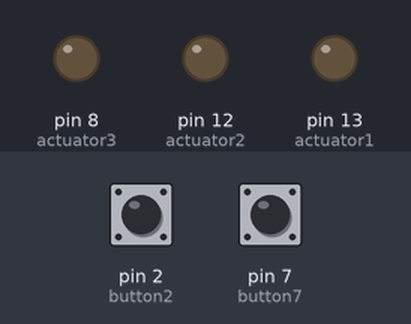
Simulated run of this sketch. Board: Arduino Uno, built with avr-gcc and run on an emulated ATmega328P. Shown: output pins drawn as LEDs (lit = HIGH). Dashed ring = blinking. Inputs (shaded band) come from the test bench; at power-on: pin 2 (button2) LOW, pin 7 (button7) LOW.

Above: at 1.2 s.
1.3 s: pin 2 (button2) pulled HIGH for 0.15 s
At 2.35 s:
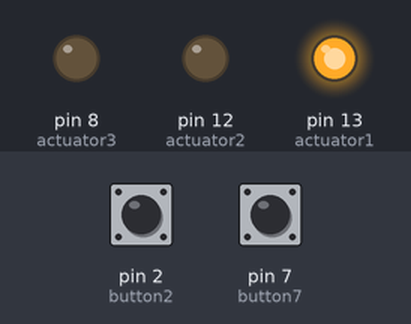
At 3.25 s:
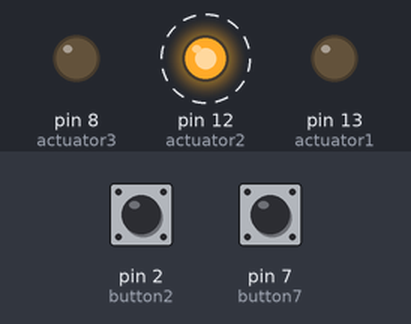
Timing chart, 0 to 10.4 s (numbered marks = the images above; inputs shaded):
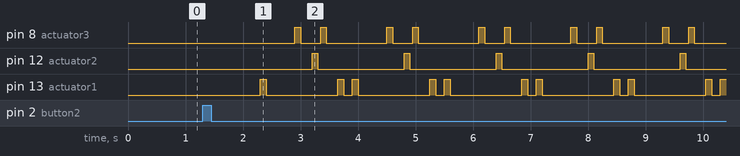

The sketch:

DrumPrototype.ino
```cpp
/*
  Jazzberry Pi Prototype (Built with Arduino)
  Team: 3Ten
  Members: Matthew Allemand, James Ostarly, William Williamson
*/

int actuator1 = 13;
int actuator2 = 12;
int actuator3 = 8;
int button2 = 2;
int button7 = 7;
int striketime = 100;

int fastbeat = 0;
int midbeat = 0;
int slowbeat = 0;
int beat = 0;

int resttime = 1000;
int counter = 1;
boolean stateB1;
boolean stateB2;

// the setup function runs once when you press reset or power the board
void setup() {
  // initialize digital pin LED_BUILTIN as an output.
  pinMode(actuator1, OUTPUT);
  pinMode(actuator2, OUTPUT);
  pinMode(actuator3, OUTPUT);
  pinMode(button2, INPUT);
  pinMode(button7, INPUT);

  // set the delay times
  fastbeat = 150 - striketime;
  midbeat = 300 - striketime;
  slowbeat = 600 - striketime;

}

// the loop function runs over and over again forever
void loop() {
  digitalWrite(actuator1, LOW);
  digitalWrite(actuator2, LOW);
  digitalWrite(actuator3, LOW);
  beat = midbeat;
  delay(striketime);

  int button2_state = digitalRead(button2);
  int button7_state = digitalRead(button7);

  if(button2_state == HIGH) {
    stateB2 = false;
    if (stateB1) {
      stateB1 = false;
    } else {
      stateB1 = true;
    }
    delay(resttime);
  }

  if(button7_state == HIGH) {
    stateB1 = false;
    if (stateB2) {
      stateB2 = false;
    } else {
      stateB2 = true;
    }
    delay(resttime);
  }

  if (stateB1) {
      beat1();
  }

  if (stateB2) {
      beat2();
  }

}

void beat1() {
     digitalWrite(actuator1, HIGH);
     delay(striketime);
     digitalWrite(actuator1, LOW);
     delay(slowbeat);
     digitalWrite(actuator3, HIGH);
     delay(striketime);
     digitalWrite(actuator3, LOW);
     delay(midbeat);
     digitalWrite(actuator2, HIGH);
     delay(striketime);
     digitalWrite(actuator2, LOW);
     delay(fastbeat);
     digitalWrite(actuator3, HIGH);
     delay(striketime);
     digitalWrite(actuator3, LOW);
     delay(midbeat);
     digitalWrite(actuator1, HIGH);
     delay(striketime);
     digitalWrite(actuator1, LOW);
     delay(fastbeat);
}

void beat2() {
     digitalWrite(actuator1, HIGH);
     delay(striketime);
     digitalWrite(actuator1, LOW);
     delay(slowbeat);
     digitalWrite(actuator3, HIGH);
     delay(striketime);
     digitalWrite(actuator3, LOW);
     delay(midbeat);
     digitalWrite(actuator1, HIGH);
     delay(striketime);
     digitalWrite(actuator1, LOW);
     delay(fastbeat);
     digitalWrite(actuator2, HIGH);
     delay(striketime);
     digitalWrite(actuator2, LOW);
     delay(midbeat);
     digitalWrite(actuator3, HIGH);
     delay(striketime);
     digitalWrite(actuator3, LOW);
     delay(fastbeat);
     digitalWrite(actuator3, HIGH);
     delay(striketime);
     digitalWrite(actuator3, LOW);
     delay(midbeat);
     digitalWrite(actuator1, HIGH);
     delay(striketime);
     digitalWrite(actuator1, LOW);
     delay(slowbeat);
}

void willTell() {
    digitalWrite(actuator1, HIGH);
    delay(striketime);
    digitalWrite(actuator1, LOW);
    delay(fastbeat);

    digitalWrite(actuator2, HIGH);
    delay(striketime);
    digitalWrite(actuator2, LOW);
    delay(fastbeat);

    digitalWrite(actuator1, HIGH);
    delay(striketime);
    digitalWrite(actuator1, LOW);
    delay(midbeat);

    digitalWrite(actuator2, HIGH);
    delay(striketime);
    digitalWrite(actuator2, LOW);
    delay(fastbeat);

    digitalWrite(actuator1, HIGH);
    delay(striketime);
    digitalWrite(actuator1, LOW);
    delay(fastbeat);

    digitalWrite(actuator2, HIGH);
    delay(striketime);
    digitalWrite(actuator2, LOW);
    delay(midbeat);

    digitalWrite(actuator1, HIGH);
    delay(striketime);
    digitalWrite(actuator1, LOW);
    delay(fastbeat);

    digitalWrite(actuator2, HIGH);
    delay(striketime);
    digitalWrite(actuator2, LOW);
    delay(fastbeat);

    digitalWrite(actuator1, HIGH);
    delay(striketime);
    digitalWrite(actuator1, LOW);
    delay(midbeat);

    digitalWrite(actuator2, HIGH);
    delay(striketime);
    digitalWrite(actuator2, LOW);
    delay(midbeat);

    digitalWrite(actuator1, HIGH);
    delay(striketime);
    digitalWrite(actuator1, LOW);
    delay(slowbeat);

}
```

Measured:
- after the input at 1.3 s, pin 8 (actuator3): LOW → HIGH after 1.6 s, then repeats every 1.6 s: LOW 0.35 s, HIGH 0.10 s, LOW 1.1 s, HIGH 0.10 s; pin 12 (actuator2): alternates HIGH for 0.10 s and LOW for 1.5 s, starting after 1.9 s; pin 13 (actuator1): LOW → HIGH after 1.0 s, then repeats every 1.6 s: LOW 1.3 s, HIGH 0.10 s, LOW 0.15 s, HIGH 0.10 s
